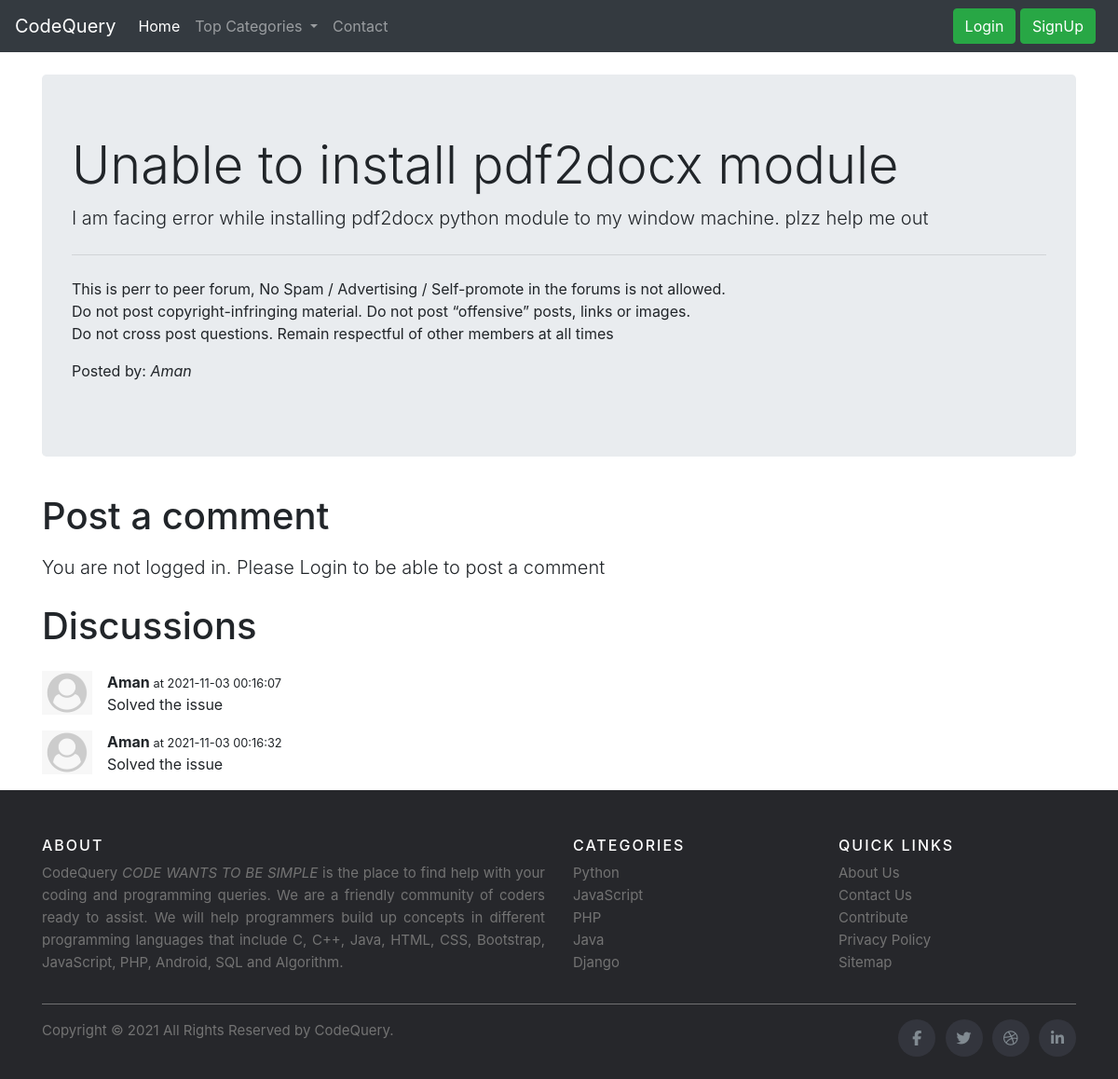
The app's page /thread.php?threadid=1 with its own data.
### tables this page shows
CREATE TABLE `threads` (
  `thread_id` int(7) NOT NULL,
  `thread_title` varchar(255) NOT NULL,
  `thread_desc` text NOT NULL,
  `thread_cat_id` int(7) NOT NULL,
  `thread_user_id` int(7) NOT NULL,
  `timestamp` datetime NOT NULL DEFAULT current_timestamp()
);

CREATE TABLE `users` (
  `sno` int(8) NOT NULL,
  `user_name` varchar(30) NOT NULL,
  `user_pass` varchar(255) NOT NULL,
  `timestamp` datetime NOT NULL DEFAULT current_timestamp()
);

CREATE TABLE `comments` (
  `comment_id` int(8) NOT NULL,
  `comment_content` text NOT NULL,
  `thread_id` int(8) NOT NULL,
  `comment_by` varchar(300) NOT NULL,
  `comment_time` datetime NOT NULL DEFAULT current_timestamp()
);

### thread.php (the view, shortened to what this page needs)
<!doctype html>
<html lang="en">
<head>
    <link rel="stylesheet" href="https://stackpath.bootstrapcdn.com/bootstrap/4.5.0/css/bootstrap.min.css"
>
</head>
<body>
    <?php include 'partials\_dbconnect.php'; ?>
    <?php include 'partials\_header.php'; ?>
    <?php
    $id = $_GET['threadid'];
    $sql = "SELECT * FROM `threads` WHERE thread_id=$id";
    $result = mysqli_query($conn, $sql);
    while($row = mysqli_fetch_assoc($result)){
      $title = $row['thread_title'];
      $desc = $row['thread_desc'];
      $thread_user_id = $row['thread_user_id'];
      $sql2 ="SELECT * FROM `users` WHERE sno=$thread_user_id";
      $result2 = mysqli_query($conn, $sql2);
      $row2 = mysqli_fetch_assoc($result2);
      $posted_by=$row2['user_name'];
    }
  ?>
    <div class="container my-4">
        <div class="jumbotron">
            <h1 class="display-4"> <?php  echo $title; ?></h1>
            <p class="lead"><?php  echo $desc; ?> </p>
            <hr class="my-4">
            <p>This is perr to peer forum,
                No Spam / Advertising / Self-promote in the forums is not allowed.
                <br>
                Do not post copyright-infringing material.
                Do not post “offensive” posts, links or images.<br>
                Do not cross post questions.
                Remain respectful of other members at all times
            </p>
            <p>Posted by: <em><?php echo $posted_by ?></em></p>
        </div>
    </div>
    <?php
if(isset($_SESSION['loggedin']) && $_SESSION['loggedin']==true){
  echo '<div class="container">
        <form action="'.$_SERVER["REQUEST_URI"].'" method="post">
            <h1 class="py-2">Post a comment</h1>
            <div class="form-group">
                <label for="exampleFormControlTextarea1">Type your comment</label>
                <textarea class="form-control" name="comment" id="comment" rows="3"></textarea>
                <input type="hidden" name="sno" value="'.$_SESSION["sno"].'">
            </div>
            <button type="submit" class="btn btn-success">Post comment</button>
        </form>
  </div>';
}
else{
  echo '<div class="container">
        <h1 class="py-2">Post a comment</h1>
        <p class="lead">
        You are not logged in. Please Login to be able to post a comment</p></div>';
}
?>
    <div class="container" id="ques">
        <h1 class="py-2">Discussions</h1>
        <?php
    $id = $_GET['threadid'];
    $sql = "SELECT * FROM `comments` WHERE thread_id=$id";
    $result = mysqli_query($conn, $sql);
    while($row = mysqli_fetch_assoc($result)){
      $content = $row['comment_content'];
      $comment_time = $row['comment_time'];
      $thread_user_id = $row['comment_by'];
        $sql2 ="SELECT * FROM `users` WHERE sno=$thread_user_id ";
        $result2 = mysqli_query($conn,$sql2);
        $row2 = mysqli_fetch_assoc($result2);
      echo   '<div class="media my-3">
            <img src="img/userdefault.png" width="54px" class="mr-3" alt="...">
            <div class="media-body">
              <p class="font-weight-bold my-0"> '.$row2['user_name'].' <small> at '.$comment_time.'</small> </p>
                '.$content.'
                </div>
        </div>';
      }
      ?>
    </div>
    <?php include 'partials\_footer.php'; ?>
</body>
</html>

### partials/_header.php (shortened to what this page needs)
<?php
echo '<nav class="navbar sticky-top navbar-expand-lg navbar-dark bg-dark">
<a class="navbar-brand" href="index.php">CodeQuery</a>
<button class="navbar-toggler" type="button" data-toggle="collapse" data-target="#navbarSupportedContent" aria-controls="navbarSupportedContent" aria-expanded="false" aria-label="Toggle navigation">
  <span class="navbar-toggler-icon"></span>
</button>
<div class="collapse navbar-collapse" id="navbarSupportedContent">
  <ul class="navbar-nav mr-auto">
    <li class="nav-item active">
      <a class="nav-link" href="index.php">Home <span class="sr-only">(current)</span></a>
    </li>
    <li class="nav-item dropdown">
      <a class="nav-link dropdown-toggle" href="#" id="navbarDropdown" role="button" data-toggle="dropdown" aria-haspopup="true" aria-expanded="false">
        Top Categories
      </a>
      <div class="dropdown-menu" aria-labelledby="navbarDropdown">';
  echo    '</div>
    </li>
    <li class="nav-item">
      <a class="nav-link" href="contact.php" tabindex="-1" >Contact</a>
    </li>
  </ul>';
  if(isset($_SESSION['loggedin']) && $_SESSION['loggedin']==true){
  echo '<form class="form-inline my-2 my-lg-0" action="search.php" method="get">
  <p class="text-light my-0 mx-2">
  Welcome ' .$_SESSION['useremail']. '
  </p>
  <a href="partials/_logout.php" class="btn btn-outline-success">Logout</a>
  </form>';
  }
  else{
    echo '
    <div class="mx-2">
    <button class="btn btn-success" data-toggle="modal" data-target="#loginModal">Login</button>
    <button class="btn btn-success" data-toggle="modal" data-target="#signupModal">SignUp</button>
    </div>';
  }
    echo '</div>
</nav> ';
?>

### partials/_footer.php (shortened to what this page needs)
<?php
echo'
<footer class="site-footer">
  <div class="container">
    <div class="row">
      <div class="col-sm-12 col-md-6">
        <h6>About</h6>
        <p class="text-justify">CodeQuery <i>CODE WANTS TO BE SIMPLE </i>  is the place to find help with your coding and programming queries. We are a friendly community of coders ready to assist. We will help programmers build up concepts in different programming languages that include C, C++, Java, HTML, CSS, Bootstrap, JavaScript, PHP, Android, SQL and Algorithm.</p>
      </div>
      <div class="col-xs-6 col-md-3">
        <h6>Categories</h6>
        <ul class="footer-links">
          <li><a href="threadlist.php?catid=1">Python</a></li>
          <li><a href="threadlist.php?catid=2">JavaScript</a></li>
          <li><a href="threadlist.php?catid=6">PHP</a></li>
          <li><a href="threadlist.php?catid=4">Java</a></li>
          <li><a href="threadlist.php?catid=3">Django</a></li>
        </ul>
      </div>
      <div class="col-xs-6 col-md-3">
        <h6>Quick Links</h6>
        <ul class="footer-links">
          <li><a href="#">About Us</a></li>
          <li><a href="contact.php">Contact Us</a></li>
          <li><a href="#">Contribute</a></li>
          <li><a href="#">Privacy Policy</a></li>
          <li><a href="3">Sitemap</a></li>
        </ul>
      </div>
    </div>
    <hr>
  </div>
  <div class="container">
    <div class="row">
      <div class="col-md-8 col-sm-6 col-xs-12">
        <p class="copyright-text">Copyright &copy; 2021 All Rights Reserved by
     <a href="index.php">CodeQuery</a>.
        </p>
      </div>
      <div class="col-md-4 col-sm-6 col-xs-12">
        <ul class="social-icons">
          <li><a class="facebook" href="#"><i class="fa fa-facebook"></i></a></li>
          <li><a class="twitter" href="#"><i class="fa fa-twitter"></i></a></li>
          <li><a class="dribbble" href="#"><i class="fa fa-dribbble"></i></a></li>
          <li><a class="linkedin" href="#"><i class="fa fa-linkedin"></i></a></li>
        </ul>
      </div>
    </div>
  </div>
</footer>';
?>

### partials/_footer.php (style rules this page uses)
.site-footer { background-color:#26272b; padding:45px 0 20px; font-size:15px; line-height:24px; color:#737373; }
.site-footer hr { border-top-color:#bbb; opacity:0.5 }
.site-footer h6 { color:#fff; font-size:16px; text-transform:uppercase; margin-top:5px; letter-spacing:2px }
.site-footer a { color:#737373; }
.footer-links { padding-left:0; list-style:none }
.footer-links li { display:block }
.footer-links a { color:#737373 }
.site-footer .social-icons { text-align:right }
.site-footer .social-icons a { width:40px; height:40px; line-height:40px; margin-left:6px; margin-right:0; border-radius:100%; background-color:#33353d }
.copyright-text { margin:0 }
.social-icons { padding-left:0; margin-bottom:0; list-style:none }
.social-icons li { display:inline-block; margin-bottom:4px }
.social-icons a { background-color:#eceeef; color:#818a91; font-size:16px; display:inline-block; line-height:44px; width:44px; height:44px; text-align:center; margin-right:8px; border-radius:100%; -webkit-transition:all .2s linear; -o-transition:all .2s linear; transition:all .2s linear }

### records on screen
threads: thread_title "Unable to install pdf2docx module", thread_desc "I am facing error while installing pdf2docx python module to my window machine. plzz help me out"
users: user_name "Aman"
comments: users.user_name "Aman", comment_time "2021-11-03 00:16:07", comment_content "Solved the issue"
comments: users.user_name "Aman", comment_time "2021-11-03 00:16:32", comment_content "Solved the issue"
